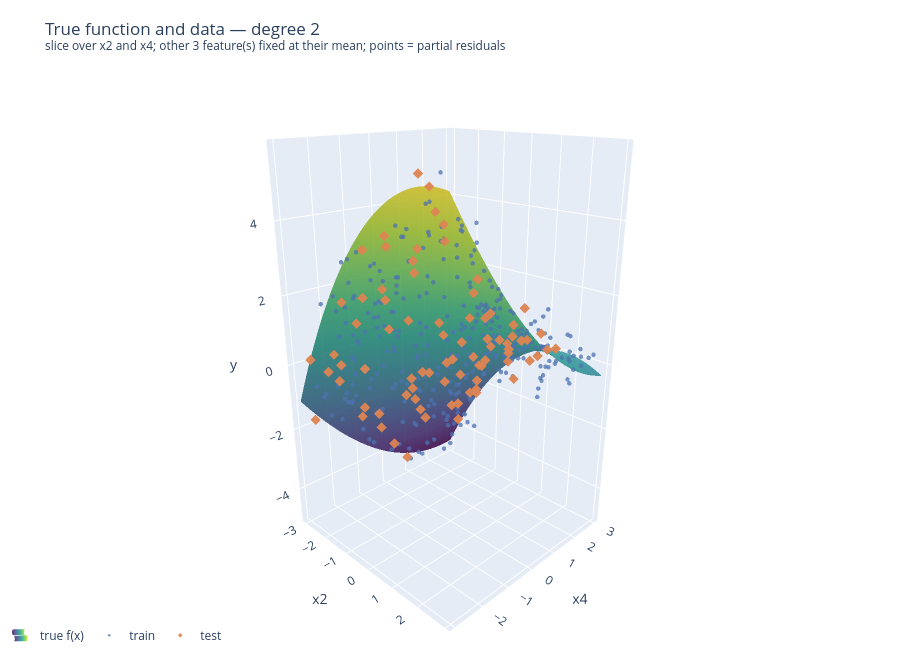

The notebook cell saved with this chart:
### Markdown cell above
### C.1 Data: slice through the true function

### Code cell
visualize(exp_C, "data")
